Frame 1 (no input): blank canvas, image omitted
Frame 60 (no input): blank canvas, image omitted
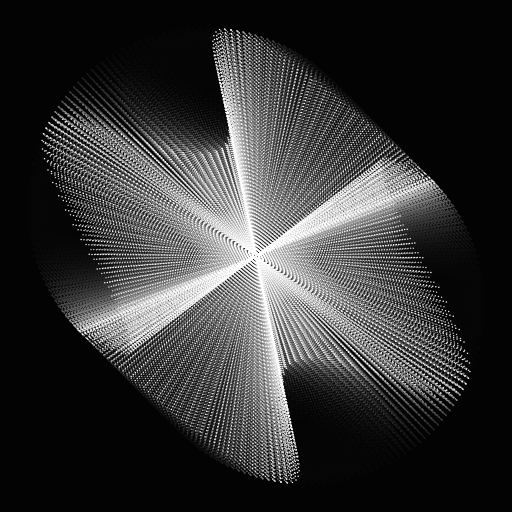
Frame 120 (the mouse pressed at the canvas centre since frame 60)

The p5.js sketch whose frames 1 and 60 were blank and that drew this single picture after the mouse press (run headless with seeded random() and noise() and a simulated clock; from frame 60 on, the mouse is pressed at the canvas centre):

// p5.js sketch
// ── sketch.js
let numLineas = 180;
let angulo;
let frecuencia = 0.1; // frecuencia de oscilación
let numPuntos = 60;

function setup() {
  createCanvas(512, 512);
  angulo = TWO_PI / numLineas;
}

function draw() {
  background(0, 30);
  // verificar si el mouse está dentro del canvas
  if (mouseX > 0 && mouseX < width && mouseY > 0 && mouseY < height) {
  //controlar amplitud
    let amplitud = map(mouseX, 0, width, mouseY, 100);
    translate(width / 2, height / 2);
    stroke(255);
    strokeWeight(1.5);

    for (let i = 0; i < numLineas; i++) {
      let angulo1 = angulo * i;
      let xFinal = cos(angulo1) * amplitud;
      let yFinal = sin(angulo1) * amplitud;

      // efecto de oscilación
      let oscilacion = sin(frameCount * frecuencia + angulo1 * 5) * 50;
      xFinal += oscilacion;
      yFinal += oscilacion;

      // línea de puntos
      let xIncremento = xFinal / numPuntos;
      let yIncremento = yFinal / numPuntos;

      for (let j = 0; j <= numPuntos; j++) {
        let xPunto = xIncremento * j;
        let yPunto = yIncremento * j;
        point(xPunto, yPunto);
      }
    }
  }
}
